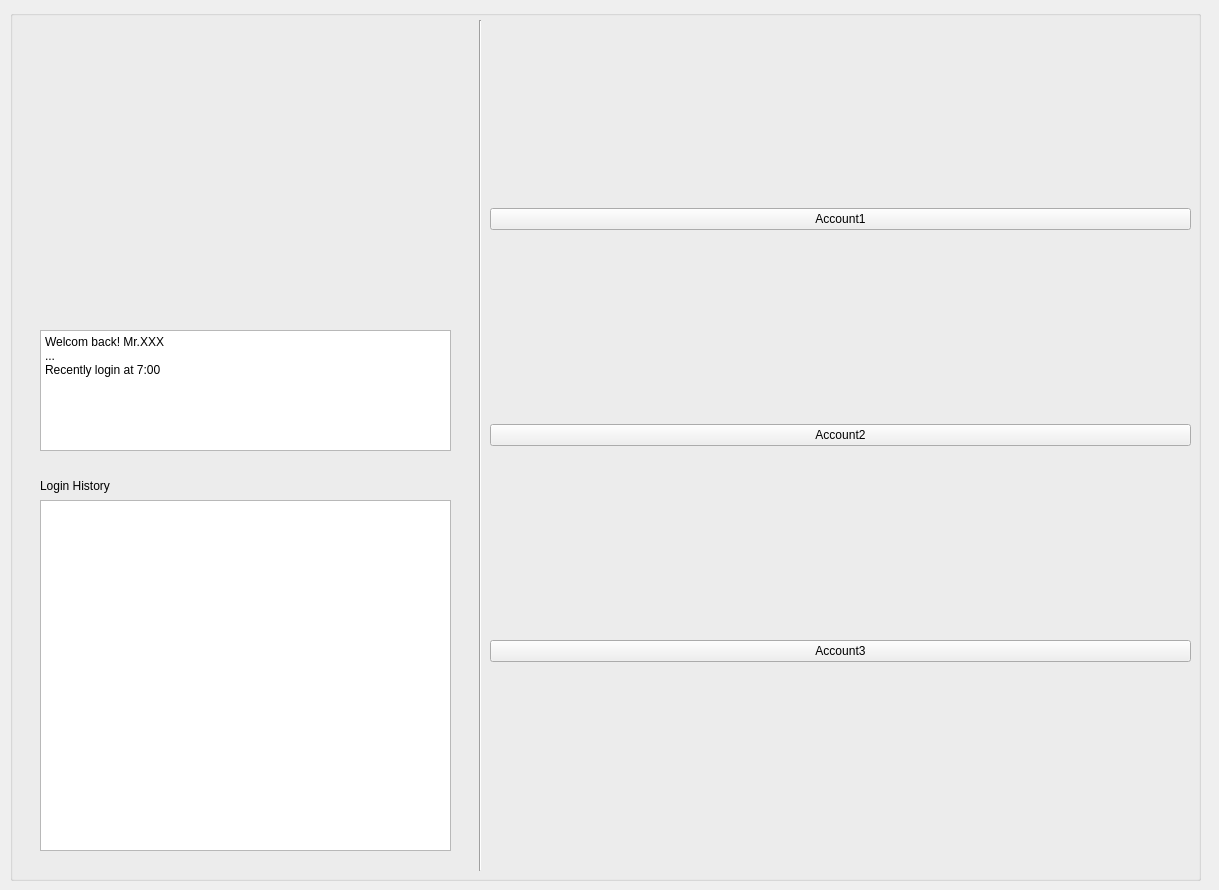
<?xml version="1.0" encoding="UTF-8"?>
<ui version="4.0">
 <class>Form</class>
 <widget class="QWidget" name="Form">
  <property name="geometry">
   <rect>
    <x>0</x>
    <y>0</y>
    <width>1219</width>
    <height>890</height>
   </rect>
  </property>
  <property name="windowTitle">
   <string>Form</string>
  </property>
  <widget class="QGroupBox" name="groupBox">
   <property name="geometry">
    <rect>
     <x>10</x>
     <y>10</y>
     <width>1191</width>
     <height>871</height>
    </rect>
   </property>
   <property name="title">
    <string/>
   </property>
   <widget class="QLabel" name="label">
    <property name="geometry">
     <rect>
      <x>100</x>
      <y>30</y>
      <width>271</width>
      <height>281</height>
     </rect>
    </property>
    <property name="text">
     <string/>
    </property>
    <property name="pixmap">
     <pixmap resource="pics_ui.qrc">:/pics/pic/profile.png</pixmap>
    </property>
    <property name="scaledContents">
     <bool>true</bool>
    </property>
   </widget>
   <widget class="Line" name="line">
    <property name="geometry">
     <rect>
      <x>460</x>
      <y>10</y>
      <width>21</width>
      <height>851</height>
     </rect>
    </property>
    <property name="orientation">
     <enum>Qt::Vertical</enum>
    </property>
   </widget>
   <widget class="QTextBrowser" name="textBrowser">
    <property name="geometry">
     <rect>
      <x>30</x>
      <y>320</y>
      <width>411</width>
      <height>121</height>
     </rect>
    </property>
    <property name="html">
     <string>&lt;!DOCTYPE HTML PUBLIC &quot;-//W3C//DTD HTML 4.0//EN&quot; &quot;http://www.w3.org/TR/REC-html40/strict.dtd&quot;&gt;
&lt;html&gt;&lt;head&gt;&lt;meta name=&quot;qrichtext&quot; content=&quot;1&quot; /&gt;&lt;style type=&quot;text/css&quot;&gt;
p, li { white-space: pre-wrap; }
&lt;/style&gt;&lt;/head&gt;&lt;body style=&quot; font-family:'SimSun'; font-size:9pt; font-weight:400; font-style:normal;&quot;&gt;
&lt;p style=&quot; margin-top:0px; margin-bottom:0px; margin-left:0px; margin-right:0px; -qt-block-indent:0; text-indent:0px;&quot;&gt;Welcom back! Mr.XXX&lt;/p&gt;
&lt;p style=&quot; margin-top:0px; margin-bottom:0px; margin-left:0px; margin-right:0px; -qt-block-indent:0; text-indent:0px;&quot;&gt;...&lt;/p&gt;
&lt;p style=&quot; margin-top:0px; margin-bottom:0px; margin-left:0px; margin-right:0px; -qt-block-indent:0; text-indent:0px;&quot;&gt;Recently login at 7:00&lt;/p&gt;&lt;/body&gt;&lt;/html&gt;</string>
    </property>
   </widget>
   <widget class="QTextBrowser" name="textBrowser_2">
    <property name="geometry">
     <rect>
      <x>30</x>
      <y>490</y>
      <width>411</width>
      <height>351</height>
     </rect>
    </property>
    <property name="html">
     <string>&lt;!DOCTYPE HTML PUBLIC &quot;-//W3C//DTD HTML 4.0//EN&quot; &quot;http://www.w3.org/TR/REC-html40/strict.dtd&quot;&gt;
&lt;html&gt;&lt;head&gt;&lt;meta name=&quot;qrichtext&quot; content=&quot;1&quot; /&gt;&lt;style type=&quot;text/css&quot;&gt;
p, li { white-space: pre-wrap; }
&lt;/style&gt;&lt;/head&gt;&lt;body style=&quot; font-family:'SimSun'; font-size:9pt; font-weight:400; font-style:normal;&quot;&gt;
&lt;p style=&quot;-qt-paragraph-type:empty; margin-top:0px; margin-bottom:0px; margin-left:0px; margin-right:0px; -qt-block-indent:0; text-indent:0px;&quot;&gt;&lt;br /&gt;&lt;/p&gt;&lt;/body&gt;&lt;/html&gt;</string>
    </property>
   </widget>
   <widget class="QLabel" name="label_2">
    <property name="geometry">
     <rect>
      <x>30</x>
      <y>460</y>
      <width>271</width>
      <height>31</height>
     </rect>
    </property>
    <property name="text">
     <string>Login History</string>
    </property>
   </widget>
   <widget class="QWidget" name="verticalLayoutWidget">
    <property name="geometry">
     <rect>
      <x>480</x>
      <y>10</y>
      <width>701</width>
      <height>831</height>
     </rect>
    </property>
    <layout class="QVBoxLayout" name="verticalLayout">
     <item>
      <widget class="QPushButton" name="pushButton_2">
       <property name="text">
        <string>Account1</string>
       </property>
      </widget>
     </item>
     <item>
      <widget class="QPushButton" name="pushButton_3">
       <property name="text">
        <string>Account2</string>
       </property>
      </widget>
     </item>
     <item>
      <widget class="QPushButton" name="pushButton">
       <property name="text">
        <string>Account3</string>
       </property>
      </widget>
     </item>
    </layout>
   </widget>
  </widget>
 </widget>
 <resources>
  <include location="pics_ui.qrc"/>
 </resources>
 <connections/>
</ui>
